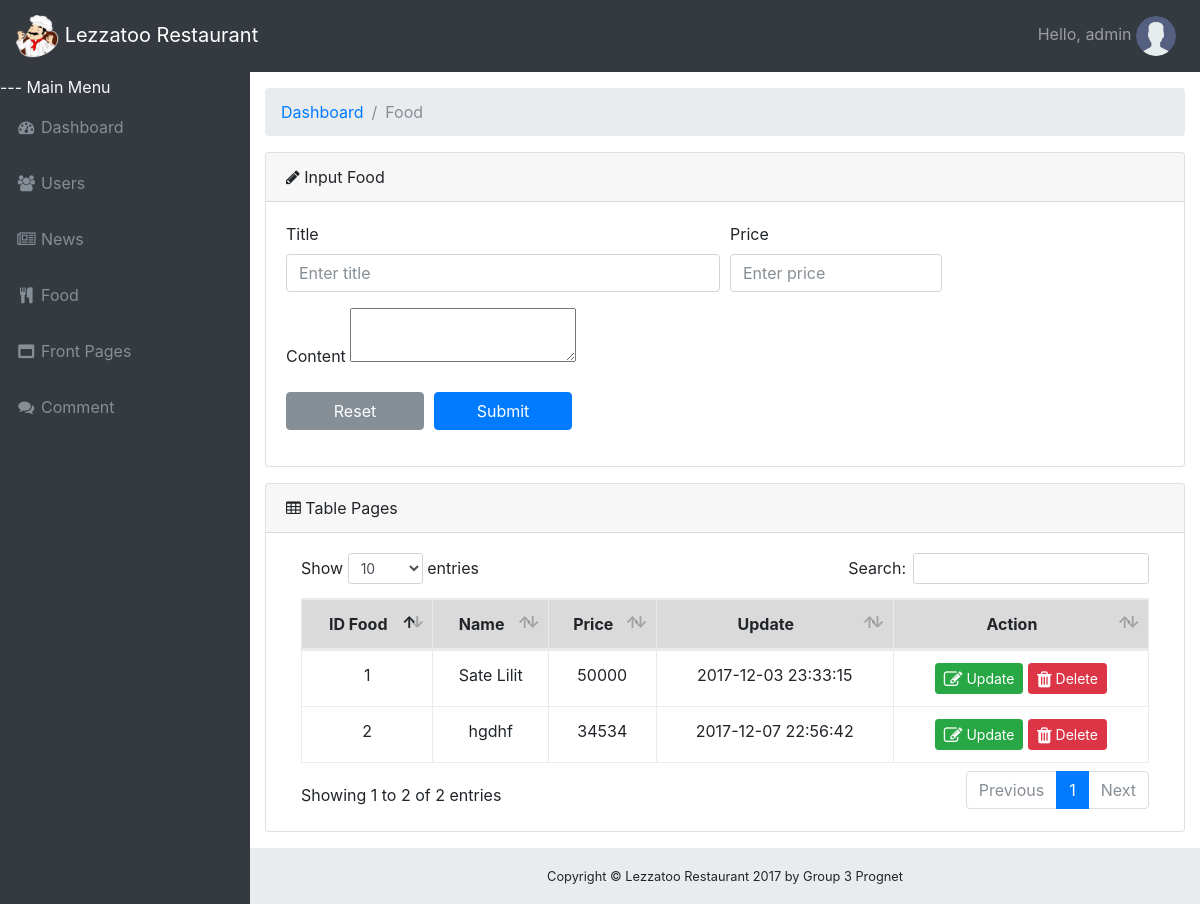
/admin/menu.php (signed in), run on an earlier commit of the app's database.
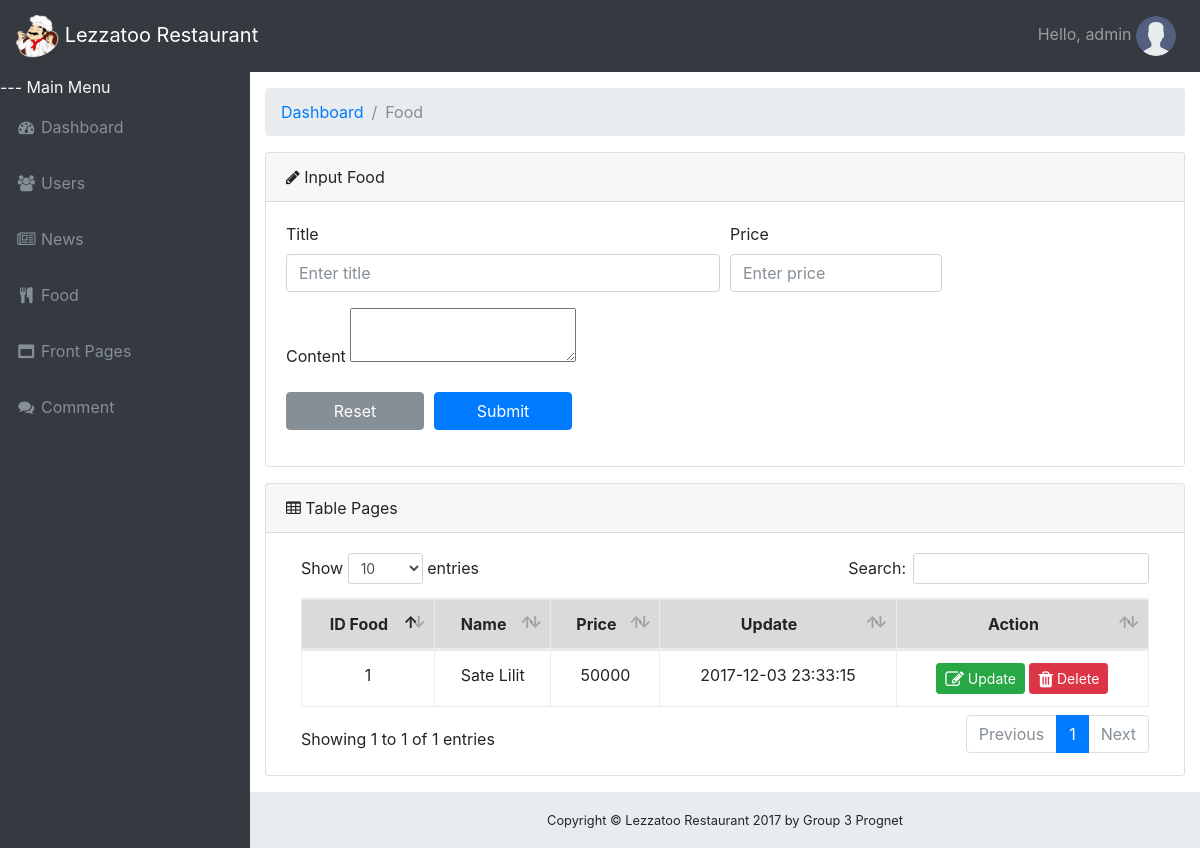
And on a later commit of the database.
### tables this page shows
CREATE TABLE `food` (
  `id_food` int(11) UNSIGNED NOT NULL,
  `name` varchar(50) NOT NULL,
  `content` text NOT NULL,
  `price` int(10) NOT NULL,
  `last_update` datetime NOT NULL
);

### admin/menu.php (the view, shortened to what the changed rows need)
<!DOCTYPE html>
<html lang="en">
<head>
  <link href="../vendor/bootstrap/css/bootstrap.css" rel="stylesheet">
  <link href="../vendor/font-awesome/css/font-awesome.css" rel="stylesheet" type="text/css">
  <link href="../vendor/datatables/dataTables.bootstrap4.css" rel="stylesheet">
  <link href="../vendor/css/sb-admin.css" rel="stylesheet">
</head>
<body class="fixed-nav sticky-footer bg-dark" id="page-top">
  <div class="content-wrapper">
    <div class="container-fluid">
      <div class="card mb-3">
        <div class="card-body">
          <div class="table-responsive">
            <table class="table table-bordered" id="dataTable" width="100%" cellspacing="0">
              <thead>
                <tr class="table-active text-center">
                  <th>ID Food</th>
                  <th>Name</th>
                  <th>Price</th>
                  <th>Update</th>
                  <th>Action</th>
                </tr>
              </thead>
              <tbody class="text-center">
								<?php
                    include "../proses/koneksi.php";
                    $sql = mysqli_query($koneksi,"SELECT * FROM food");
                    while ($row = mysqli_fetch_array($sql)) {
                ?>
                <tr>
                  <td><?php echo $row['id_food']; ?></td>
                  <td><?php echo $row['name']; ?></td>
                  <td><?php echo $row['price']; ?></td>
                  <td><?php echo $row['last_update']; ?></td>
									<td>
                    <a class="btn btn-success btn-sm" href="edit_food.php?id_food=<?php echo  $row['id_food']; ?>"><i class="fa fa-pencil-square-o fa-lg"></i> Update</a>
										<a class="btn btn-danger btn-sm" href="../proses/proses_hapus_food.php?id_food=<?php echo $row['id_food']; ?>" onClick="return confirm('Hapus data makanan ?')"><i class="fa fa-trash fa-lg"></i> Delete</a>
									</td>
								</tr>
								<?php
                    }
                ?>
              </tbody>
            </table>
          </div>
        </div>
      </div>
    </div>
  </div>
</body>
</html>

What changed in the data, as far as the page shows it:
removed food: id_food "2", name "hgdhf", price "34534", last_update "2017-12-07 22:56:42"
Also different on the page:
text written by a page script: "Show entries Search: Showing 1 to 2 of 2 entries Previous 1 Next" → "Show entries Search: Showing 1 to 1 of 1 entries Previous 1 Next"
